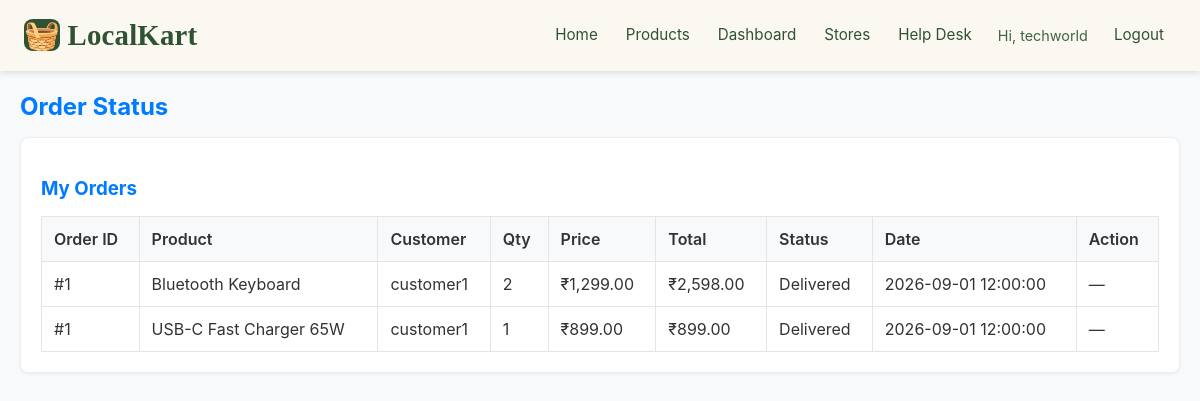
The app's page /status.php (signed in) with its own data.
### tables this page shows
CREATE TABLE IF NOT EXISTS order_items (
    id INT AUTO_INCREMENT PRIMARY KEY,
    order_id INT NOT NULL,
    product_id INT NOT NULL,
    vendor_id INT NOT NULL,
    quantity INT NOT NULL,
    price DECIMAL(10,2) NOT NULL,
    FOREIGN KEY (order_id) REFERENCES orders(id) ON DELETE CASCADE,
    FOREIGN KEY (product_id) REFERENCES products(id),
    FOREIGN KEY (vendor_id) REFERENCES vendors(id)
);

CREATE TABLE IF NOT EXISTS products (
    id INT AUTO_INCREMENT PRIMARY KEY,
    vendor_id INT NOT NULL,
    category_id INT,
    name VARCHAR(100) NOT NULL,
    description TEXT,
    price DECIMAL(10,2) NOT NULL,
    stock INT DEFAULT 0,
    image VARCHAR(255),
    created_at TIMESTAMP DEFAULT CURRENT_TIMESTAMP,
    FOREIGN KEY (vendor_id) REFERENCES vendors(id) ON DELETE CASCADE,
    FOREIGN KEY (category_id) REFERENCES categories(id)
);

CREATE TABLE IF NOT EXISTS users (
    id INT AUTO_INCREMENT PRIMARY KEY,
    username VARCHAR(50) UNIQUE NOT NULL,
    email VARCHAR(100) UNIQUE NOT NULL,
    password VARCHAR(255) NOT NULL,
    role ENUM('admin', 'shopkeeper', 'customer') NOT NULL,
    reset_token VARCHAR(64) NULL,
    reset_token_expires DATETIME NULL,
    created_at TIMESTAMP DEFAULT CURRENT_TIMESTAMP
);

CREATE TABLE IF NOT EXISTS orders (
    id INT AUTO_INCREMENT PRIMARY KEY,
    customer_id INT NOT NULL,
    total DECIMAL(10,2) NOT NULL,
    payment_method ENUM('razorpay', 'cod') NOT NULL DEFAULT 'cod',
    razorpay_order_id VARCHAR(64) NULL,
    razorpay_payment_id VARCHAR(64) NULL,
    status ENUM('pending', 'dispatched', 'delivered') DEFAULT 'pending',
    created_at TIMESTAMP DEFAULT CURRENT_TIMESTAMP,
    FOREIGN KEY (customer_id) REFERENCES users(id)
);

### status.php (the view, shortened to what this page needs)
<?php
require_once 'config.php';
$userId = $_SESSION['user_id'];
$stmt = $pdo->prepare("
    SELECT v.*
    FROM vendors v
    JOIN users u ON v.user_id = u.id
    WHERE u.id = ?
");
$stmt->execute([$userId]);
$vendor = $stmt->fetch(PDO::FETCH_ASSOC);
$stmt = $pdo->prepare("
    SELECT oi.*, o.status, o.created_at,
           p.name AS product_name,
           u.username AS customer_name
    FROM order_items oi
    JOIN orders o ON oi.order_id = o.id
    JOIN products p ON oi.product_id = p.id
    JOIN users u ON o.customer_id = u.id
    WHERE oi.vendor_id = ?
    ORDER BY o.created_at DESC
");
$stmt->execute([$vendor['id']]);
$sales = $stmt->fetchAll(PDO::FETCH_ASSOC);
?>
<!DOCTYPE html>
<html lang="en">
<head>
    <link rel="stylesheet" href="assets/css/style.css">
</head>
<body>
    <?php include 'partials/header.php'; ?>
<div class="container">
    <h2>Order Status</h2>
    <div class="card">
        <h3>My Orders</h3>
        <?php if (empty($sales)): ?>
            <p>No orders found.</p>
        <?php else: ?>
            <table class="table">
                <thead>
                    <tr>
                        <th>Order ID</th>
                        <th>Product</th>
                        <th>Customer</th>
                        <th>Qty</th>
                        <th>Price</th>
                        <th>Total</th>
                        <th>Status</th>
                        <th>Date</th>
                        <th>Action</th>
                    </tr>
                </thead>
                <tbody>
                    <?php foreach ($sales as $sale): ?>
                        <tr>
                            <td>#<?= $sale['order_id']; ?></td>
                            <td><?= htmlspecialchars($sale['product_name']); ?></td>
                            <td><?= htmlspecialchars($sale['customer_name']); ?></td>
                            <td><?= $sale['quantity']; ?></td>
                            <td>₹<?= number_format($sale['price'], 2); ?></td>
                            <td>₹<?= number_format($sale['price'] * $sale['quantity'], 2); ?></td>
                            <td><?= ucfirst($sale['status']); ?></td>
                            <td><?= $sale['created_at']; ?></td>
                            <td>
                                <?php if ($sale['status'] === 'pending'): ?>
                                    <form method="POST" style="margin:0;"
                                          onsubmit="return confirm('Mark as dispatched?');">
                                        <?php csrfField(); ?>
                                        <input type="hidden" name="order_id" value="<?= $sale['order_id']; ?>">
                                        <button type="submit" name="dispatch_order" value="1" class="btn btn-success">
                                            Dispatch
                                        </button>
                                    </form>
                                <?php else: ?>
                                    —
                                <?php endif; ?>
                            </td>
                        </tr>
                    <?php endforeach; ?>
                </tbody>
            </table>
        <?php endif; ?>
    </div>
</div>
</body>
</html>

### assets/css/style.css (style rules this page uses)
body { font-family: -apple-system, BlinkMacSystemFont, 'Segoe UI', Roboto, Arial, sans-serif; background: #f8f9fa; margin: 0; color: #333; line-height: 1.5; }
.container { max-width: 1200px; margin: 20px auto; padding: 0 20px; }
h2, h3 { color: #007BFF; margin-bottom: 15px; line-height: 1.3; }
table { width: 100%; border-collapse: collapse; background: #fff; }
th, td { border: 1px solid #e5e5e5; padding: 10px 12px; text-align: left; }
th { background: #f8f9fa; font-weight: 600; }
.card { background: #fff; padding: 20px; border-radius: 8px; border: 1px solid #eee; box-shadow: 0 1px 3px rgba(0, 0, 0, 0.06); margin-bottom: 20px; }

### records on screen
order_items: order "1", product.name "Bluetooth Keyboard", users.username "customer1", quantity "2", price "1,299.00", $sale['price'] * $sale['quantity'] "2,598.00", order.status "Delivered", order.created_at "2026-09-01 12:00:00"
order_items: order "1", product.name "USB-C Fast Charger 65W", users.username "customer1", quantity "1", price "899.00", $sale['price']*$sale['quantity'] "899.00", order.status "Delivered", order.created_at "2026-09-01 12:00:00"

### other values on screen
$_SESSION['username'] "techworld"
